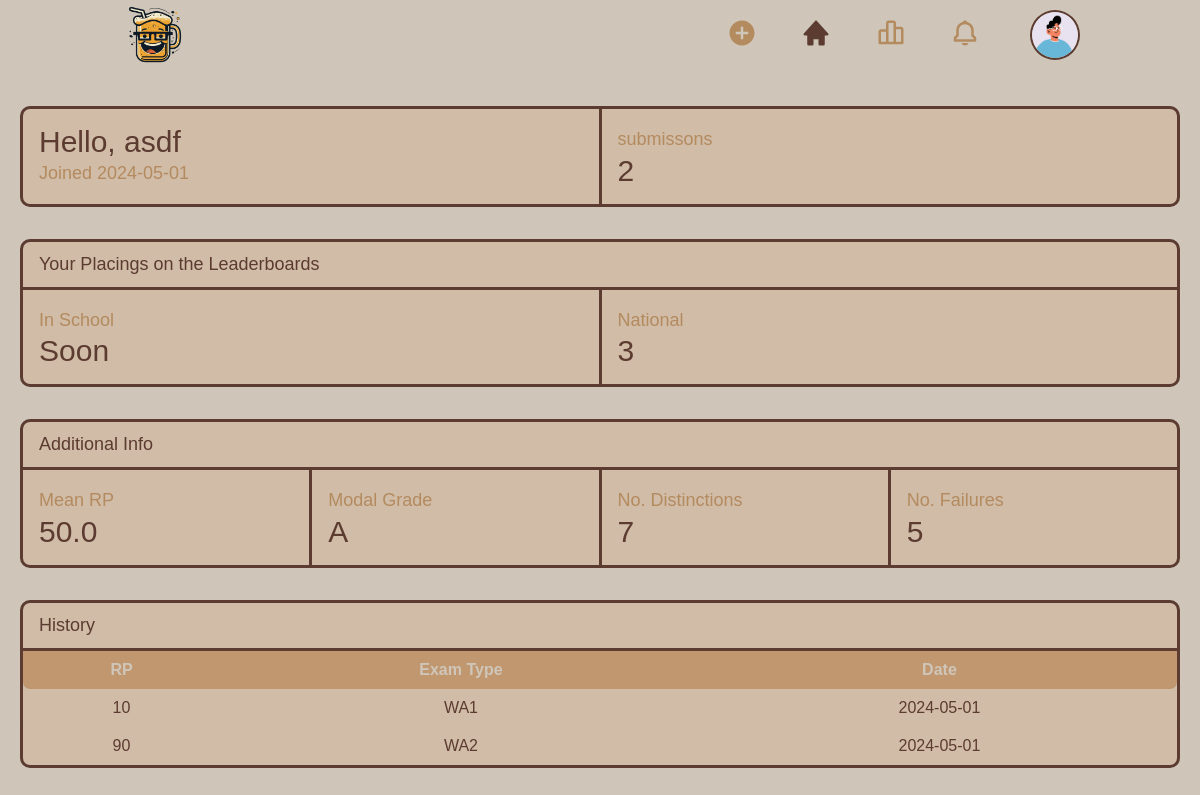
Screenshot of /profile (signed in) with the database file from the repository.
### tables this page shows
CREATE TABLE RankPoints(
		id INTEGER PRIMARY KEY NOT NULL,
		usersID INTEGER NOT NULL REFERENCES Users(id),
		examID INTEGER NOT NULL REFERENCES EXAM(id),
		rp INTEGER NOT NULL,
		date TEXT NOT NULL
	);

CREATE TABLE Exams(
		id INTEGER PRIMARY KEY NOT NULL,
		type TEXT NOT NULL,
		year TEXT NOT NULL
	);

### server.py (the view, shortened to what this page needs)
@app.route('/profile',methods=["POST","GET"])
def profile():
	if request.method=="GET":
		username = session.get('username')
		db = connect('db.db')
		c = db.cursor()
		c.execute('''
			SELECT id FROM Users
			WHERE username=?
		''',(username,))
		userid = c.fetchone()[0]
		avgrp = session.get('avgrp')
		c.execute('''
			SELECT COUNT(grade) FROM UserGrade
			WHERE grade=? AND usersID=?
		''',('A',userid))
		distinctions=c.fetchone()[0]
		c.execute('''
			SELECT COUNT(grade) FROM UserGrade
			WHERE grade IN ('S','U') AND usersID=?
		''',(userid,))
		failures=c.fetchone()[0]
		c.execute('''
			SELECT COUNT(usersID) FROM RankPoints
			WHERE usersID=?
		''',(userid,))
		submissions=c.fetchone()[0]
		c.execute('''
			SELECT registration_date FROM Users
			WHERE id=?
		''',(userid,))
		date=c.fetchone()[0]
		c.execute('''
			SELECT rp, type, date FROM RankPoints,Exams
			WHERE usersID=? And examID=exams.id
			ORDER BY date DESC
			LIMIT 20
		''',(userid,))
		history = c.fetchall()
		c.execute('''
			SELECT grade from UserGrade
			WHERE usersID=?
		''',(userid,))
		grades = c.fetchall()
		print("grades:",grades)
		if len(grades) == 0:
			mode_grade = 'None'
		else:
			grades = modal_grade(grades)
			mode_grade = ""
			for grade in grades:
				mode_grade += grade[0]+", "
			mode_grade = mode_grade[:len(mode_grade)-2]
		print('mode_grade:',mode_grade)
		if submissions==0:
			national_ranking = 'None'
		else:
			c.execute('''
				SELECT COUNT(id) FROM Users
				WHERE avgRP > ?
			''',(avgrp,))
			national_ranking = c.fetchone()[0] + 1
		db.close()
		return render_template('profile.html', username=username, school_rank='NIL', national_ranking=national_ranking, avgrp=avgrp, mode_grade=mode_grade, distinctions=distinctions, failures=failures, submissions=submissions, date=date[:10], rank='NIL', history=history)

### tools.py (called while the page is built)
def modal_grade(gradelst):
    if len(gradelst) == 0:
        return None  # or raise an exception if appropriate
    if len(gradelst) == 1:
        return gradelst[0]
    grade_counts = Counter(gradelst)
    max_count = max(grade_counts.values())
    modal_grades = [grade for grade, count in grade_counts.items() if count == max_count]
    return modal_grades

### templates/profile.html (shortened to what this page needs)
<!DOCTYPE html>
<html lang="en">
<head>
	<link rel="stylesheet" href="../static/profile-styles.css">
	<link href='https://unpkg.com/boxicons@2.1.4/css/boxicons.min.css' rel='stylesheet'>
</head>
<body>
	<div class="navcontainer">
		<nav>
			<img src="../static/images/logo.png" alt="logo" class="logo">
			<ul>
				<li><a href="{{url_for('add')}}"><svg xmlns="http://www.w3.org/2000/svg" viewBox="0 0 24 24": rgba(0, 0, 0, 1);transform: ;msFilter:;"><path d="M12 2C6.486 2 2 6.486 2 12s4.486 10 10 10 10-4.486 10-10S17.514 2 12 2zm5 11h-4v4h-2v-4H7v-2h4V7h2v4h4v2z"></path></svg></a></li>
				<li class="hide"><a href=""><svg class="activeicon" xmlns="http://www.w3.org/2000/svg" viewBox="0 0 24 24" fill="#ffffff" ><path d="m21.743 12.331-9-10c-.379-.422-1.107-.422-1.486 0l-9 10a.998.998 0 0 0-.17 1.076c.16.361.518.593.913.593h2v7a1 1 0 0 0 1 1h3a1 1 0 0 0 1-1v-4h4v4a1 1 0 0 0 1 1h3a1 1 0 0 0 1-1v-7h2a.998.998 0 0 0 .743-1.669z"/></svg></a></li>
				<li class="hide"><a href="{{url_for('leaderboard')}}"><svg xmlns="http://www.w3.org/2000/svg" viewBox="0 0 24 24" ><path d="M20 7h-4V4c0-1.103-.897-2-2-2h-4c-1.103 0-2 .897-2 2v5H4c-1.103 0-2 .897-2 2v9a1 1 0 0 0 1 1h18a1 1 0 0 0 1-1V9c0-1.103-.897-2-2-2zM4 11h4v8H4v-8zm6-1V4h4v15h-4v-9zm10 9h-4V9h4v10z"/></svg></a></li>
				<li><a href="{{url_for('notifications')}}"></a></li>
			</ul>
			<img src="../static/images/profilepic.png" alt="profile pic" class="user-pic" onclick="toggleMenu()">
				</div>
	<div class="main">
		<div class="row-container">
			<div class="row">
				<div class="col" id="rightmost">
					<h1>Hello, {{username}}</h1>
					<p>Joined {{date}}</p>
				</div>
				<div class="col">
					<p>submissons</p>
					<h1>{{submissions}}</h1>
				</div>
			</div>
		</div>
		<div class="row-container">
			<p class="headingp">Your Placings on the Leaderboards</p>
			<div class="row">
				<div class="col" id="rightmost">
					<p>In School</p>
					<h1>Soon</h1>
				</div>
				<div class="col">
					<p>National</p>
					<h1>{{national_ranking}}</h1>
				</div>
			</div>
		</div>
		<div class="row-container">
			<p class="headingp">Additional Info</p>
			<div class="row">
				<div class="col" id="rightmost">
					<p>Mean RP</p>
					<h1>{{avgrp}}</h1>
				</div>
				<div class="col">
					<p>Modal Grade</p>
					<h1>{{mode_grade}}</h1>
				</div>
				<div class="col">
					<p>No. Distinctions</p>
					<h1>{{distinctions}}</h1>
				</div>
				<div class="col">
					<p>No. Failures</p>
					<h1>{{failures}}</h1>
				</div>
			</div>
		</div>
		<div class="row-container">
			<p class="headingp">History</p>
			<table>
				<tr>
					<th>RP</th>
					<th>Exam Type</th>
					<th>Date</th>
				</tr>
				{% for ele in history %}
					<tr>
						<td>{{ele[0]}}</td>
						<td>{{ele[1]}}</td>
						<td>{{ele[2]}}</td>
					</tr>
				{% endfor %}
			</table>
		</div>
	</div>
</body>
</html>

### static/profile-styles.css (style rules this page uses)
* { margin:0; padding:0; font-family: 'Poppins', sans-serif; box-sizing: border-box; }
:root { --bg-color: #cfc6b9; --main-color: #c0976f; --caret-color: #7d5448; --sub-color: #b48a5f; --sub-alt-color: #d0bca7; --text-color: #5c3b31; --error-color: #e9632d; --error-extra-color: #e9632d; --colorful-error-color: #e9632d; --colorful-error-extra-color: #e9632d; }
body { background-color: var(--bg-color); overflow-x:hidden; }
.navcontainer { position: sticky; top: 0; z-index: 1000; background-color: var(--bg-color); }
nav { background: rgba(0,0,0,0); width: 100%; padding: 0px 10% 0px 10%; display:flex; align-items:center; justify-content:space-between; position:relative; }
.logo { width: 70px; }
.user-pic { width: 50px; border-radius: 50%; cursor:pointer; margin-left: 30px; border:solid 2px var(--text-color); }
nav ul { width: 100%; text-align: right; justify-content: center; }
nav ul li { display: inline-block; list-style: none; margin: 10px 20px; }
nav ul li a { text-decoration: none; }
nav ul li a svg { width:30px; fill:var(--sub-color) }
nav ul li a .activeicon { fill:var(--text-color); }
.main { max-width: 1200px; margin: 0 auto; padding: 20px; }
.row-container { background-color: var(--sub-alt-color); border: solid var(--text-color); border-radius: 10px; margin-top: 1rem; margin-bottom: 2rem; }
.row-container .headingp { padding-left: 1rem; padding-bottom: 0.5rem; margin-top: 0.5rem; color: var(--text-color); border-bottom: solid ; }
.row { background-color: var(--sub-alt-color); display:flex; border-radius: 10px; }
.col { flex:1; border-left: solid var(--text-color); padding:1rem; }
#rightmost { border-left:none; }
.main h1 { font-size: 30px; font-weight: 100; color: var(--text-color); }
.main p { font-size: 18px; color: var(--sub-color); line-height: 1.6; }
table { width: 100%; border-collapse: collapse; }
th, td { padding: 10px; text-align: center; color: var(--text-color); }
th { background-color: var(--main-color); color: var(--bg-color); }
tr:nth-child(even) { background-color: var(--sub-alt-color); }
td:last-of-type { border-radius: 0px 0px 7px 0px; }
td:first-of-type { border-radius: 0px 0px 0px 7px; }
th:last-of-type { border-radius: 0px 0px 7px 0px; }
th:first-of-type { border-radius: 0px 0px 0px 7px; }

### rows the page displays
RankPoints: rp "10", type "WA1", date "2024-05-01"
RankPoints: rp "90", type "WA2", date "2024-05-01"

### other values shown
{{ username }} "asdf"
{{ date }} "2024-05-01"
{{ submissions }} "2"
{{ national_ranking }} "3"
{{ avgrp }} "50.0"
{{ mode_grade }} "A"
{{ distinctions }} "7"
{{ failures }} "5"
